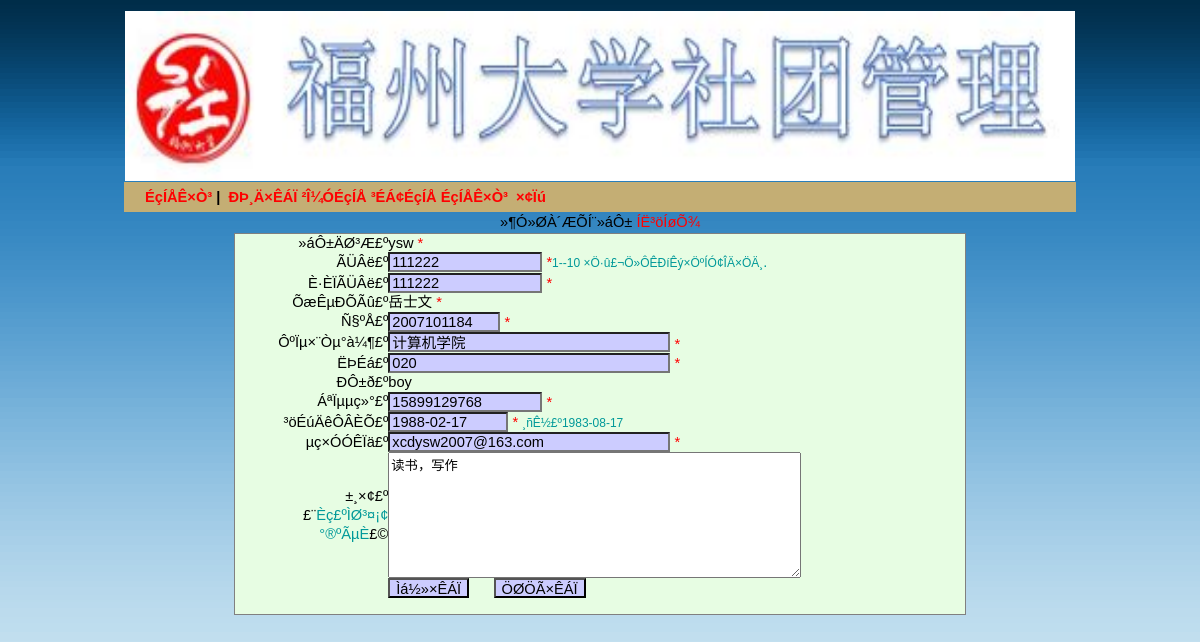
Page /hy_modify.php (signed in) on the committed database.
### tables this page shows
CREATE TABLE `hydsh` (
  `hy_id` int(11) NOT NULL auto_increment,
  `hy_name` varchar(50) default NULL,
  `hy_sex` varchar(50) default NULL,
  `hy_phone` varchar(50) default NULL,
  `hy_address` varchar(50) default NULL,
  `hy_zy` varchar(50) default NULL,
  `hy_date` date default NULL,
  `hy_birthday` date default NULL,
  `hy_jl` longtext,
  `hy_number` varchar(50) default NULL,
  `hy_nch` varchar(50) default NULL,
  `hy_pwd` varchar(50) default NULL,
  `hy_zhw` varchar(50) default '待审',
  `hy_st` longtext,
  `hy_email` varchar(50) default NULL,
  PRIMARY KEY  (`hy_id`)
);

### hy_modify.php (the view, shortened to what this page needs)
<?php
$hynch=$_SESSION["loginname"];
$sql="select * from hydsh where hy_nch='$hynch'";
$res=mysql_query($sql);
$rs=mysql_fetch_array($res);
?>
<html>
<head>
<?php
require("top.php");
?>
</head>
<body bgcolor="#FFFFFF" leftmargin="0" topmargin="10" vlink="#003399" alink="#CCCCCC">
<table width="606" border="1" align="center" cellpadding="0" cellspacing="0"  bgcolor="#00CC00">
  <tr valign="top" bgcolor="#FFFCEC">
    <td width="604" bgcolor="#E7FDE3">
      <form action=hy_modify_ok.php method=post name="frmRegister">
        <table border=0 cellspacing=1 height=183 width="730"  align="center" cellpadding="0">
          <tbody>
            <tr>
              <td align=right height=18 width="21%">»áÔ±ÄØ³Æ£º</td>
              <td height=18 width="79%"> <input type="hidden" name=txtnch id="txtnch" value="<?php echo $rs["hy_nch"]?>" size=15 maxLength=15>
                <?php echo $rs["hy_nch"]?> <font color=#ff0000>*</font><font color="#009999">&nbsp;</font></td>
            </tr>
            <tr>
              <td align=right height=18 width="21%">ÃÜÂë£º</td>
              <td height=18 width="79%"> <input name=txtPass type="text" value="<?php echo $rs["hy_pwd"]?>" size=15 maxLength=10>
                <font color=#ff0000>*</font><font color="#009999"><span class=tips_reg style="FONT-SIZE: 9pt">1--10
                ×Ö·û£¬Ö»ÔÊÐíÊý×ÖºÍÓ¢ÎÄ×ÖÄ¸</span>.</font></td>
            </tr>
            <tr>
              <td align=right height=18 width="21%">È·ÈÏÃÜÂë£º</td>
              <td height=18 width="79%"> <input name=txtRepass type="text" value="<?php echo $rs["hy_pwd"]?>" size=15 maxLength=10>
                <font color=#ff0000>*</font></td>
            </tr>
            <tr>
              <td align=right height=18 width="21%">ÕæÊµÐÕÃû£º</td>
              <td height=18 width="79%"> <input  type="hidden" name=txtname id="txtname" value="<?php echo $rs["hy_name"]?>" size=10 maxlength=10>
                <?php echo $rs["hy_name"]?> <font color=#ff0000>*</font><font color="#000000">&nbsp;</font></td>
            </tr>
            <tr>
              <td align=right height=18 width="21%">Ñ§ºÅ£º</td>
              <td height=18 width="79%"> <input name=txtnumber id="txtnumber" value="<?php echo $rs["hy_number"]?>" size=10 maxLength=10>
                <font color=#ff0000>*<span class=tips_reg style="FONT-SIZE: 9pt"></span></font></td>
            </tr>
            <tr>
              <td align=right height=18 width="21%">ÔºÏµ×¨Òµ°à¼¶£º</td>
              <td height=18 width="79%"> <input name=txtzy id="txtzy" value="<?php echo $rs["hy_zy"]?>" size=30 maxLength=50>
                <font color=#ff0000>*</font></td>
            </tr>
            <tr>
              <td align=right height=18 width="21%">ËÞÉá£º</td>
              <td height=18 width="79%"> <input name=txtaddress id="txtaddress" value="<?php echo $rs["hy_address"]?>" size=30 maxLength=50>
                <font color=#ff0000>*</font> </td>
            </tr>
            <tr>
              <td align=right height=18 width="21%">ÐÔ±ð£º</td>
              <td height=18 width="79%"> <input type="hidden" name="txtsex" value="<?php echo $rs["hy_sex"]?>">
                <?php echo $rs["hy_sex"]?></td>
            </tr>
            <tr>
              <td align=right height=18 width="21%">ÁªÏµµç»°£º</td>
              <td height=18 width="79%"> <input name=txtphone id="txtphone" value="<?php echo $rs["hy_phone"]?>" size=15 maxLength=15>
                <font color=#ff0000>*</font> </td>
            </tr>
            <tr>
              <td align=right height=18 width="21%">³öÉúÄêÔÂÈÕ£º</td>
              <td height=18 width="79%"> <input name=txtbirthday id="txtbirthday" value="<?php echo $rs["hy_birthday"]?>" size=11 maxLength=11>
                <font color=#ff0000>*</font> <font color=#ff0000><span class=tips_reg style="FONT-SIZE: 9pt"><font color="#009999">¸ñÊ½£º1983-08-17</font></span></font></td>
            </tr>
            <tr>
              <td align=right height=18 width="21%">µç×ÓÓÊÏä£º</td>
              <td height=18 width="79%"> <input name=txtEmail id="txtEmail" value="<?php echo $rs["hy_email"]?>" size=30 maxLength=50>
                <font color=#ff0000>*</font></td>
            </tr>
            <tr>
              <td align=right height=18 width="21%">±¸×¢£º<br>
                £¨<font color="#009999">Èç£ºÌØ³¤¡¢°®ºÃµÈ</font>£© <br> </td>
              <td height=18 width="79%"> <textarea name=txtjl cols=49 rows=8 id="txtjl" ><?php echo $rs["hy_jl"]?></textarea>
              </td>
            </tr>
            <tr>
              <td align=right height=18 width="21%"></td>
              <td height=18   width="79%"> <input name="cmdOK" type="submit" value=Ìá½»×ÊÁÏ>
                &nbsp;&nbsp;&nbsp;&nbsp; <input name="cmdReset" type="reset" value=ÖØÖÃ×ÊÁÏ>
              </td>
            </tr>
          </tbody>
        </table>
      </form></td>
  </tr>
</table>
</body>
</html>

### all.css (style rules this page uses)
td { font-family: "Verdana", "Arial", "Helvetica", "sans-serif"; font-size: 11pt; line-height: 14pt; color: #000000 }
body { background-color:#F0FEE9 }
input { font-family: ��ϸ����, ����, Arial; font-size: 11pt; height:20px;background-color:#ccccff }
table { border-collapse:collapse; }

### top.php (style rules this page uses)
td { font-family: "Verdana", "Arial", "Helvetica", "sans-serif"; font-size: 14px; line-height: 14pt; color: #000000 }
input { font-family: ÐÂÏ¸Ã÷Ìå, ËÎÌå, Arial; font-size: 14px; height:20px;background-color:#ccccff }

### rows in the picture
hydsh: hy_nch "ysw", txtPass "111222", txtRepass "111222", hy_name "岳士文", txtnumber "2007101184", txtzy "计算机学院", txtaddress "020", hy_sex "boy", txtphone "15899129768", txtbirthday "1988-02-17", txtEmail "xcdysw2007@163.com", txtjl "读书，写作"

### other values in the picture
$_SESSION[user] "ÆÕÍ¨»áÔ±"
